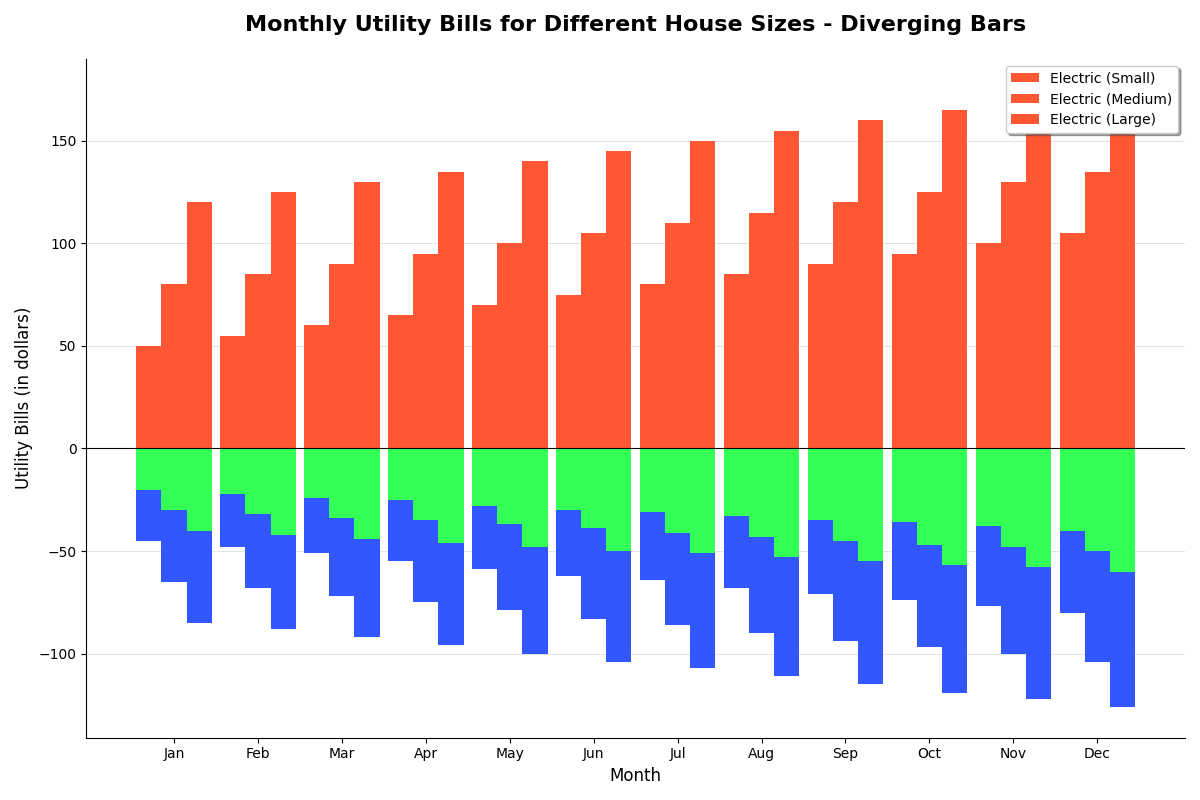

Reproduce this figure in Python.
import matplotlib.pyplot as plt
import numpy as np

months = ["Jan", "Feb", "Mar", "Apr", "May", "Jun", "Jul", "Aug", "Sep", "Oct", "Nov", "Dec"]

electricity_bills = np.array([
    [50, 55, 60, 65, 70, 75, 80, 85, 90, 95, 100, 105],
    [80, 85, 90, 95, 100, 105, 110, 115, 120, 125, 130, 135],
    [120, 125, 130, 135, 140, 145, 150, 155, 160, 165, 170, 175],
])

water_bills = np.array([
    [20, 22, 24, 25, 28, 30, 31, 33, 35, 36, 38, 40],
    [30, 32, 34, 35, 37, 39, 41, 43, 45, 47, 48, 50],
    [40, 42, 44, 46, 48, 50, 51, 53, 55, 57, 58, 60],
])

gas_bills = np.array([
    [25, 26, 27, 30, 31, 32, 33, 35, 36, 38, 39, 40],
    [35, 36, 38, 40, 42, 44, 45, 47, 49, 50, 52, 54],
    [45, 46, 48, 50, 52, 54, 56, 58, 60, 62, 64, 66],
])

fig, ax = plt.subplots(figsize=(12, 8))

colors = ['#FF5733', '#33FF57', '#3357FF']
bar_width = 0.3
x = np.arange(len(months))

# Plot electricity bills (positive side)
ax.bar(x - bar_width, electricity_bills[0], width=bar_width, label='Electric (Small)', color=colors[0])
ax.bar(x, electricity_bills[1], width=bar_width, label='Electric (Medium)', color=colors[0])
ax.bar(x + bar_width, electricity_bills[2], width=bar_width, label='Electric (Large)', color=colors[0])

# Plot water and gas bills (negative side)
ax.bar(x - bar_width, -water_bills[0], width=bar_width, color=colors[1])
ax.bar(x - bar_width, -gas_bills[0], width=bar_width, bottom=-water_bills[0], color=colors[2])

ax.bar(x, -water_bills[1], width=bar_width, color=colors[1])
ax.bar(x, -gas_bills[1], width=bar_width, bottom=-water_bills[1], color=colors[2])

ax.bar(x + bar_width, -water_bills[2], width=bar_width, color=colors[1])
ax.bar(x + bar_width, -gas_bills[2], width=bar_width, bottom=-water_bills[2], color=colors[2])

ax.set_title("Monthly Utility Bills for Different House Sizes - Diverging Bars", fontsize=16, fontweight='bold', pad=20)
ax.set_xlabel("Month", fontsize=12)
ax.set_ylabel("Utility Bills (in dollars)", fontsize=12)

ax.set_xticks(x)
ax.set_xticklabels(months)

ax.legend(loc='upper right', fontsize=10, shadow=True)

ax.yaxis.grid(True, linestyle='-', linewidth=0.5, alpha=0.5)
ax.set_axisbelow(True)

ax.spines['top'].set_visible(False)
ax.spines['right'].set_visible(False)

plt.axhline(0, color='black', linewidth=0.8)
plt.tight_layout()
plt.show()
